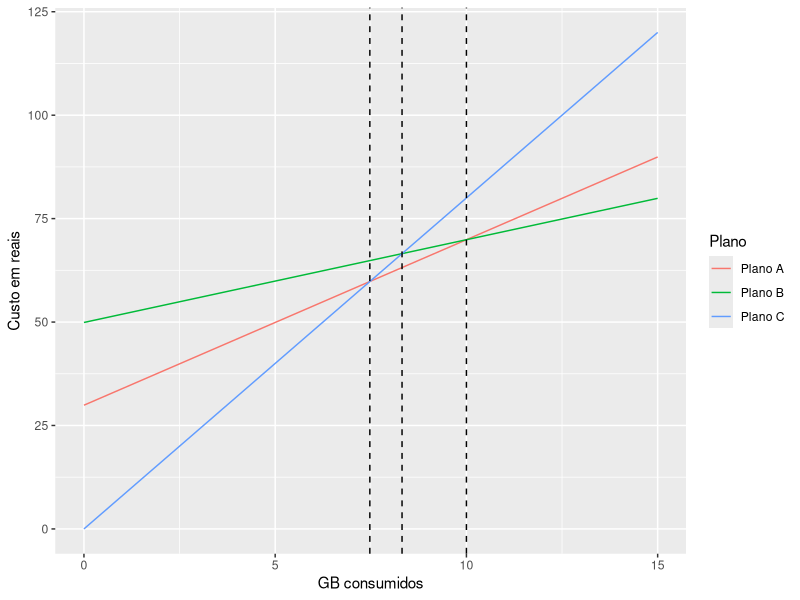

The R source for this figure:
## ---- chunk 1
knitr::opts_chunk$set(echo = TRUE)
library(ggplot2)
## ---- chunk 2
# 1. Escreva tres funcoes em R: custo_plano_a(gb), custo_plano_b(gb) e
#    custo_plano_c(gb), cada uma calculando o custo mensal total para um
#    consumo de "gb" gigabytes, de acordo com a regra de cada plano.

custo_plano_a <- function(gb) {
  return(29.90 + (gb * 4))
}

custo_plano_a(12)

custo_plano_b <- function(gb) {
  return(49.90 + (gb * 2))
}

custo_plano_b(12)

custo_plano_c <- function(gb) {
  return(8 * gb)
}

custo_plano_c(12)

# 2. Usando ggplot2 e stat_function() (uma chamada para cada plano, como
#    vimos na aula), plote as tres funcoes de custo juntas, para um
#    consumo de 0 a 15 GB. Inclua legenda identificando cada plano, e
#    titulos de eixo adequados (eixo X: GB consumidos; eixo Y: custo em
#    reais).

ggplot() +
  stat_function(
    fun = custo_plano_a,
    aes(color = "Plano A"),
    xlim = c(0, 15)
  ) +
  stat_function(
    fun = custo_plano_b,
    aes(color = "Plano B"),
    xlim = c(0, 15)
  ) +
  stat_function(
    fun = custo_plano_c,
    aes(color = "Plano C"),
    xlim = c(0, 15)
  ) +
  geom_vline(xintercept = 10, linetype = "dashed") +
  geom_vline(xintercept = 7.475, linetype = "dashed") +
  geom_vline(xintercept = 8.3167, linetype = "dashed") +
  labs(
    x = "GB consumidos",
    y = "Custo em reais",
    color = "Plano"
  )


# 3. Calcule (a mao, ou usando R como calculadora) os TRES pontos onde
#    cada par de planos se cruza (A com B, A com C, B com C) -- ou seja,
#    o consumo em GB onde os dois custos ficam iguais. Dica: iguale as
#    duas formulas e resolva a equacao (sao equacoes lineares simples).

# A × B
# 29,90 + 4x = 49,90 + 2x
# 
# 2x = 20
# 
# x = 10
# 
# 10 GB
# 
# A × C
# 29,90 + 4x = 8x
# 
# 29,90 = 4x
# 
# x = 7,475
# 
# 7,475 GB ≈ 7,48 GB
# 
# B × C
# 49,90 + 2x = 8x
# 
# 49,90 = 6x
# 
# x = 8,3166...
# 
# 8,3167 GB ≈ 8,32 GB


# 4. Adicione ao grafico do item 2 uma linha vertical tracejada
#    (geom_vline()) em cada um dos tres pontos de cruzamento que voce
#    calculou.


# 5. A partir do grafico (com as linhas de cruzamento), determine: para
#    QUE FAIXA de consumo (em GB) cada plano e o MAIS BARATO dos tres?
#    Escreva sua resposta como texto (ex: "de 0 a X GB, o plano tal e o
#    mais barato; de X a Y, ...").

# De 0 a 7,475 GB, o Plano C é o mais barato; de 7,475 a 10 GB, o Plano A é o mais barato; acima de 10 GB, o Plano B é o mais barato.


# 6. Um cliente consome em media 6 GB por mes. Qual plano ele deveria
#    escolher, segundo sua analise? E um cliente que consome 12 GB por
#    mes?

# Para um cliente que consome em média 6 GB, o plano mais adequado é o plano C, que pra ele
# vai custar R$: 48,00
# Para o cliente que consome em média 12 GB, o plano mais adequado é o plano B, que para ele
# vai custar  R$: 73,90
